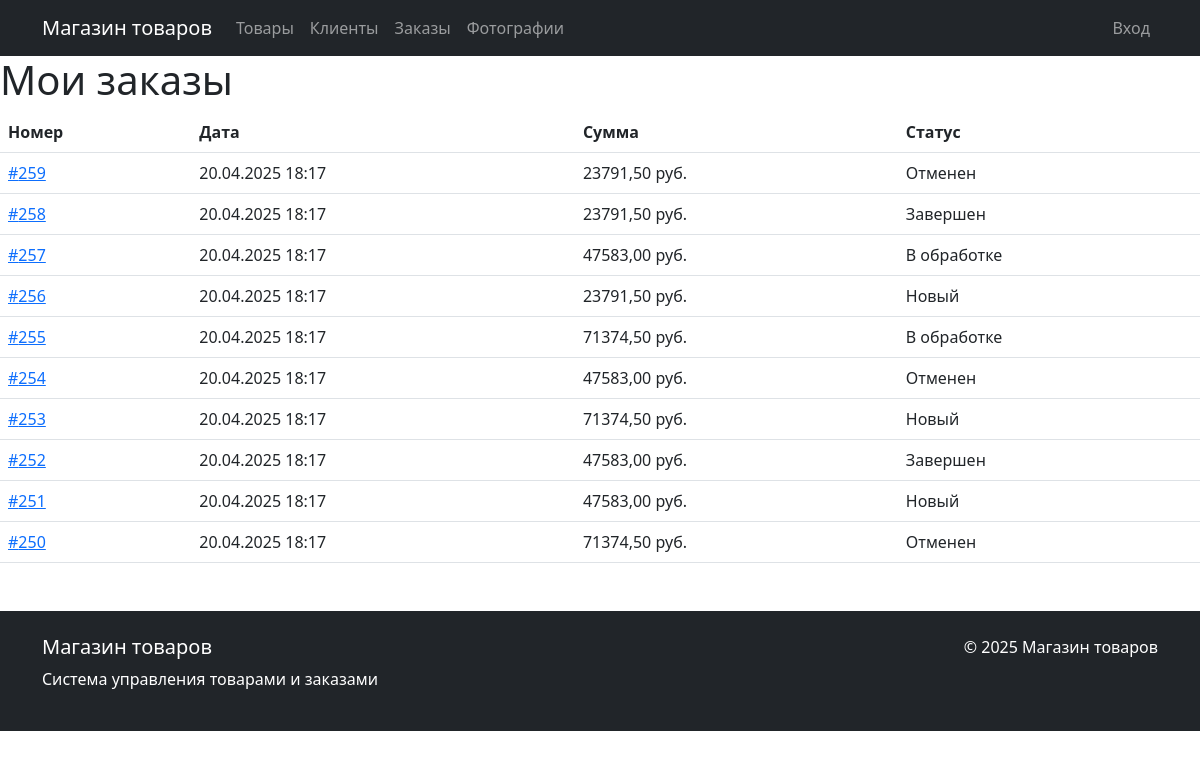
/myapp2/orders/, run on the app's committed database.
### myapp2/models.py (models this page shows, shortened)
class Order(models.Model):
    STATUS_CHOICES = [
        ('new', 'Новый'),
        ('processing', 'В обработке'),
        ('completed', 'Завершен'),
        ('canceled', 'Отменен')
    ]
    client = models.ForeignKey(
        Client,
        on_delete=models.CASCADE,
        related_name='orders',
        verbose_name='Клиент'
    )
    total_amount = models.DecimalField(
        'Сумма заказа',
        max_digits=10,
        decimal_places=2,
        default=0
    )
    order_date = models.DateTimeField('Дата заказа', auto_now_add=True)
    status = models.CharField(
        'Статус',
        max_length=20,
        choices=STATUS_CHOICES,
        default='new'
    )
    class Meta:
        verbose_name = 'Заказ'
        verbose_name_plural = 'Заказы'
        ordering = ['-order_date']

### myapp2/views.py (the view)
# urls.py: path('orders/', views.OrderListView.as_view(), name='order_list'),
class OrderListView(ListView):
    model = Order
    template_name = 'myapp2/order_list.html'
    context_object_name = 'orders'
    paginate_by = 10
    def get_queryset(self):
        queryset = super().get_queryset()
        status_filter = self.request.GET.get('status', '')
        if status_filter:
            queryset = queryset.filter(status=status_filter)
        return queryset

### myapp2/templates/myapp2/order_list.html (shortened to what this page needs)
{% extends 'base.html' %}
{% block content %}
<h1>{% if user.is_staff %}Все заказы{% else %}Мои заказы{% endif %}</h1>
<table class="table">
    <thead>
        <tr>
            <th>Номер</th>
            <th>Дата</th>
            <th>Сумма</th>
            <th>Статус</th>
        </tr>
    </thead>
    <tbody>
        {% for order in orders %}
        <tr>
            <td><a href="{% url 'myapp2:order_detail' order.pk %}">#{{ order.pk }}</a></td>
            <td>{{ order.order_date|date:"d.m.Y H:i" }}</td>
            <td>{{ order.total_amount }} руб.</td>
            <td>{{ order.get_status_display }}</td>
        </tr>
        {% empty %}
        <tr>
            <td colspan="5">Заказов не найдено</td>
        </tr>
        {% endfor %}
    </tbody>
</table>
{% endblock %}

### data on the page
Order: pk "259", order_date "20.04.2025 18:17", total_amount "23791,50", status "Отменен"
Order: pk "258", order_date "20.04.2025 18:17", total_amount "23791,50", status "Завершен"
Order: pk "257", order_date "20.04.2025 18:17", total_amount "47583,00", status "В обработке"
Order: pk "256", order_date "20.04.2025 18:17", total_amount "23791,50", status "Новый"
Order: pk "255", order_date "20.04.2025 18:17", total_amount "71374,50", status "В обработке"
Order: pk "254", order_date "20.04.2025 18:17", total_amount "47583,00", status "Отменен"
Order: pk "253", order_date "20.04.2025 18:17", total_amount "71374,50", status "Новый"
Order: pk "252", order_date "20.04.2025 18:17", total_amount "47583,00", status "Завершен"
Order: pk "251", order_date "20.04.2025 18:17", total_amount "47583,00", status "Новый"
Order: pk "250", order_date "20.04.2025 18:17", total_amount "71374,50", status "Отменен"
